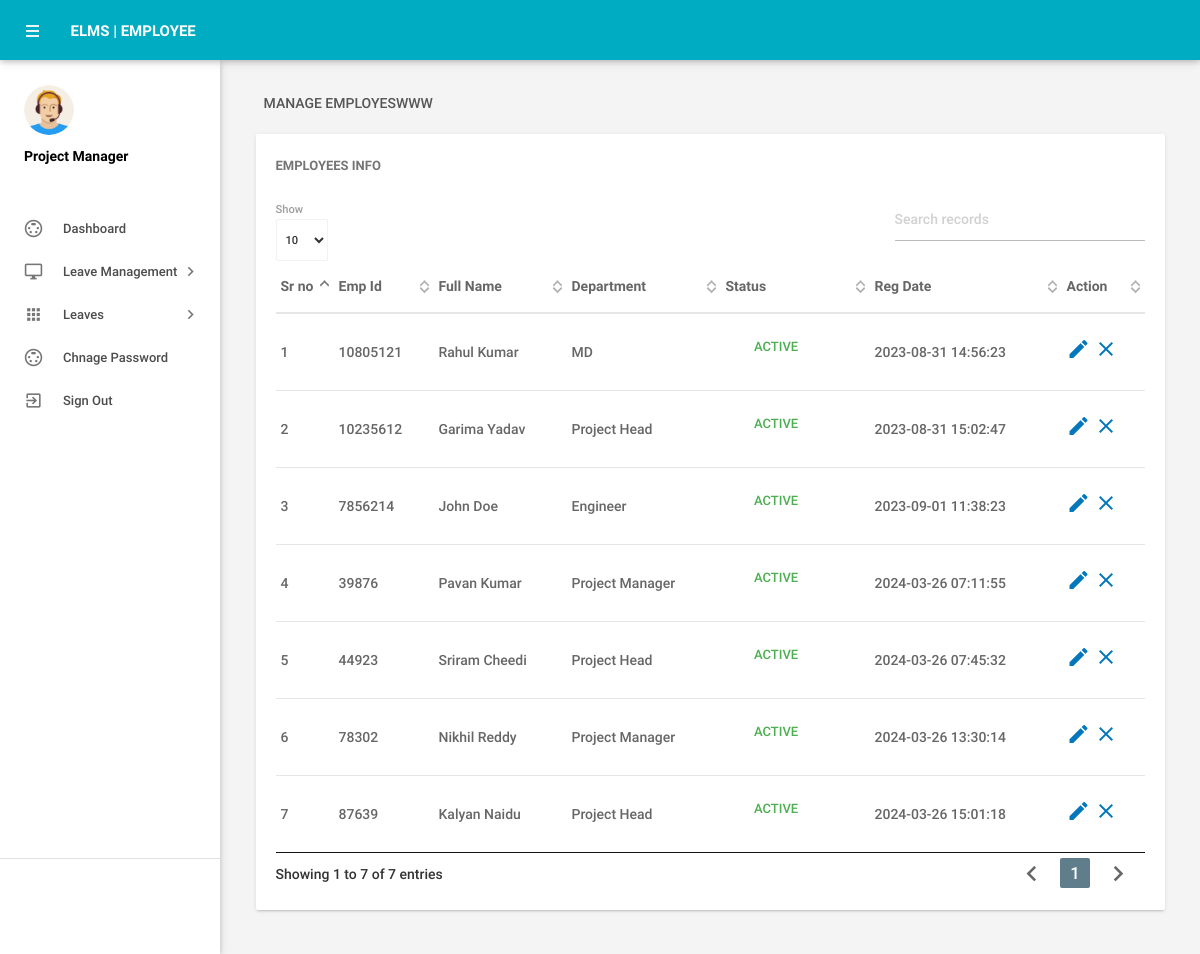
Page /elms/elms/pm/manageemployee.php (signed in) on the committed database.
### tables this page shows
CREATE TABLE `tblemployees` (
  `id` int(11) NOT NULL,
  `EmpId` varchar(100) NOT NULL,
  `FirstName` varchar(150) DEFAULT NULL,
  `LastName` varchar(150) DEFAULT NULL,
  `EmailId` varchar(200) DEFAULT NULL,
  `Password` varchar(180) DEFAULT NULL,
  `Gender` varchar(100) DEFAULT NULL,
  `Dob` varchar(100) DEFAULT NULL,
  `Department` varchar(255) DEFAULT NULL,
  `Address` varchar(255) DEFAULT NULL,
  `City` varchar(200) DEFAULT NULL,
  `Country` varchar(150) DEFAULT NULL,
  `Phonenumber` char(11) DEFAULT NULL,
  `Status` int(1) DEFAULT NULL,
  `RegDate` timestamp NULL DEFAULT current_timestamp()
);

### elms/elms/pm/manageemployee.php (the view, shortened to what this page needs)
<?php
include('includes/config.php');
if(strlen($_SESSION['alogin'])==0)
    {
header('location:index.php');
}
else{
 ?>
<!DOCTYPE html>
<html lang="en">
    <head>
        <link type="text/css" rel="stylesheet" href="../assets/plugins/materialize/css/materialize.min.css"/>
        <link href="../assets/plugins/material-preloader/css/materialPreloader.min.css" rel="stylesheet">
        <link href="../assets/plugins/datatables/css/jquery.dataTables.min.css" rel="stylesheet">
        <link href="../assets/css/alpha.min.css" rel="stylesheet" type="text/css"/>
        <link href="../assets/css/custom.css" rel="stylesheet" type="text/css"/>
    </head>
    <body>
       <?php include('includes/header.php');?>
       <?php include('includes/sidebar.php');?>
            <main class="mn-inner">
                <div class="row">
                    <div class="col s12">
                        <div class="page-title">Manage EmployesWWW</div>
                    </div>
                    <div class="col s12 m12 l12">
                        <div class="card">
                            <div class="card-content">
                                <span class="card-title">Employees Info</span>
                                <table id="example" class="display responsive-table ">
                                    <thead>
                                        <tr>
                                            <th>Sr no</th>
                                            <th>Emp Id</th>
                                            <th>Full Name</th>
                                            <th>Department</th>
                                             <th>Status</th>
                                             <th>Reg Date</th>
                                            <th>Action</th>
                                        </tr>
                                    </thead>
                                    <tbody>
<?php $sql = "SELECT EmpId,FirstName,LastName,Department,Status,RegDate,id from  tblemployees";
$query = $dbh -> prepare($sql);
$query->execute();
$results=$query->fetchAll(PDO::FETCH_OBJ);
$cnt=1;
if($query->rowCount() > 0)
{
foreach($results as $result)
{               ?>
                                        <tr>
                                            <td> <?php echo htmlentities($cnt);?></td>
                                            <td><?php echo htmlentities($result->EmpId);?></td>
                                            <td><?php echo htmlentities($result->FirstName);?>&nbsp;<?php echo htmlentities($result->LastName);?></td>
                                            <td><?php echo htmlentities($result->Department);?></td>
                                             <td><?php $stats=$result->Status;
if($stats){
                                             ?>
                                                 <a class="waves-effect waves-green btn-flat m-b-xs">Active</a>
                                                 <?php } else { ?>
                                                 <a class="waves-effect waves-red btn-flat m-b-xs">Inactive</a>
                                                 <?php } ?>
                                             </td>
                                              <td><?php echo htmlentities($result->RegDate);?></td>
                                            <td><a href="editemployee.php?empid=<?php echo htmlentities($result->id);?>"><i class="material-icons">mode_edit</i></a>
                                        <?php if($result->Status==1)
 {?>
<a href="manageemployee.php?inid=<?php echo htmlentities($result->id);?>" onclick="return confirm('Are you sure you want to inactive this Employe?');"" > <i class="material-icons" title="Inactive">clear</i>
<?php } else {?>
                                            <a href="manageemployee.php?id=<?php echo htmlentities($result->id);?>" onclick="return confirm('Are you sure you want to active this employee?');""><i class="material-icons" title="Active">done</i>
                                            <?php } ?> </td>
                                        </tr>
                                         <?php $cnt++;} }?>
                                    </tbody>
                                </table>
                            </div>
                        </div>
                    </div>
                </div>
            </main>
        </div>
        <div class="left-sidebar-hover"></div>
    </body>
</html>
<?php } ?>

### rows in the picture
tblemployees: EmpId "10805121", FirstName "Rahul", LastName "Kumar", Department "MD", Status "ACTIVE", RegDate "2023-08-31 14:56:23"
tblemployees: EmpId "10235612", FirstName "Garima", LastName "Yadav", Department "Project Head", Status "ACTIVE", RegDate "2023-08-31 15:02:47"
tblemployees: EmpId "7856214", FirstName "John", LastName "Doe", Department "Engineer", Status "ACTIVE", RegDate "2023-09-01 11:38:23"
tblemployees: EmpId "39876", FirstName "Pavan", LastName "Kumar", Department "Project Manager", Status "ACTIVE", RegDate "2024-03-26 07:11:55"
tblemployees: EmpId "44923", FirstName "Sriram", LastName "Cheedi", Department "Project Head", Status "ACTIVE", RegDate "2024-03-26 07:45:32"
tblemployees: EmpId "78302", FirstName "Nikhil", LastName "Reddy", Department "Project Manager", Status "ACTIVE", RegDate "2024-03-26 13:30:14"
tblemployees: EmpId "87639", FirstName "Kalyan", LastName "Naidu", Department "Project Head", Status "ACTIVE", RegDate "2024-03-26 15:01:18"
